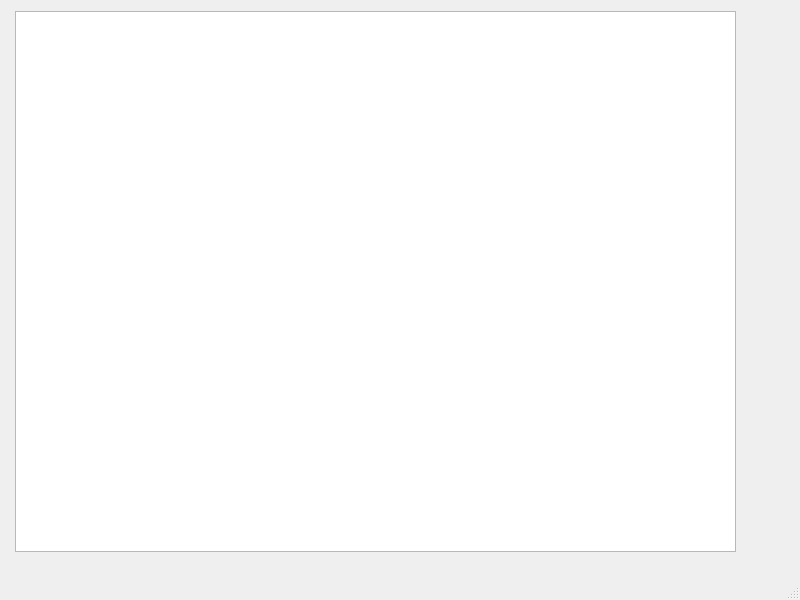
<?xml version="1.0" encoding="UTF-8"?>
<ui version="4.0">
 <class>MainWindow</class>
 <widget class="QMainWindow" name="MainWindow">
  <property name="geometry">
   <rect>
    <x>0</x>
    <y>0</y>
    <width>800</width>
    <height>600</height>
   </rect>
  </property>
  <property name="windowTitle">
   <string>MainWindow</string>
  </property>
  <widget class="QWidget" name="centralwidget">
   <widget class="QGraphicsView" name="graphicsView">
    <property name="geometry">
     <rect>
      <x>15</x>
      <y>11</y>
      <width>721</width>
      <height>541</height>
     </rect>
    </property>
   </widget>
  </widget>
  <widget class="QMenuBar" name="menubar">
   <property name="geometry">
    <rect>
     <x>0</x>
     <y>0</y>
     <width>800</width>
     <height>22</height>
    </rect>
   </property>
  </widget>
  <widget class="QStatusBar" name="statusbar"/>
 </widget>
 <resources/>
 <connections/>
</ui>
